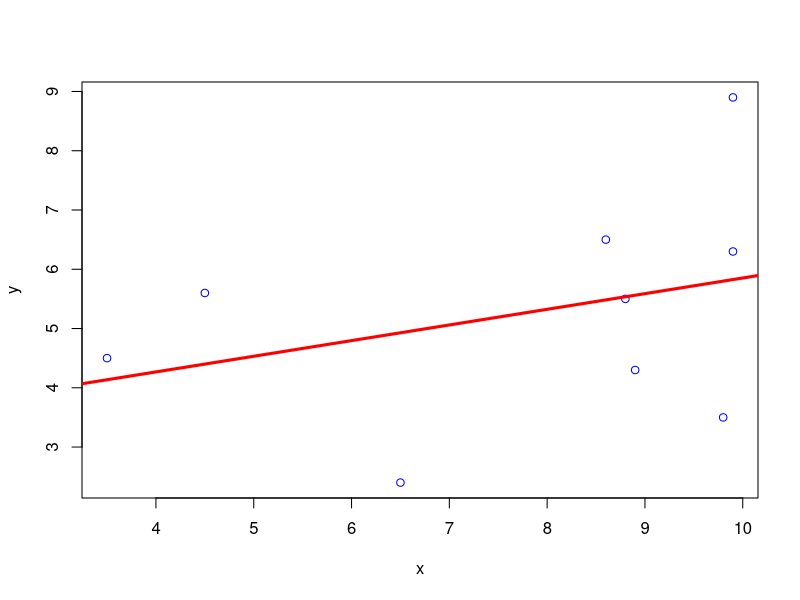
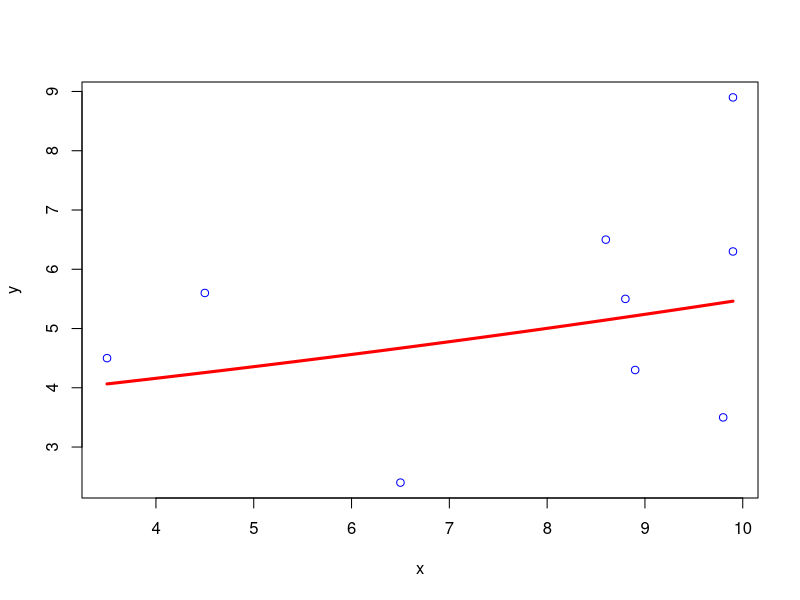
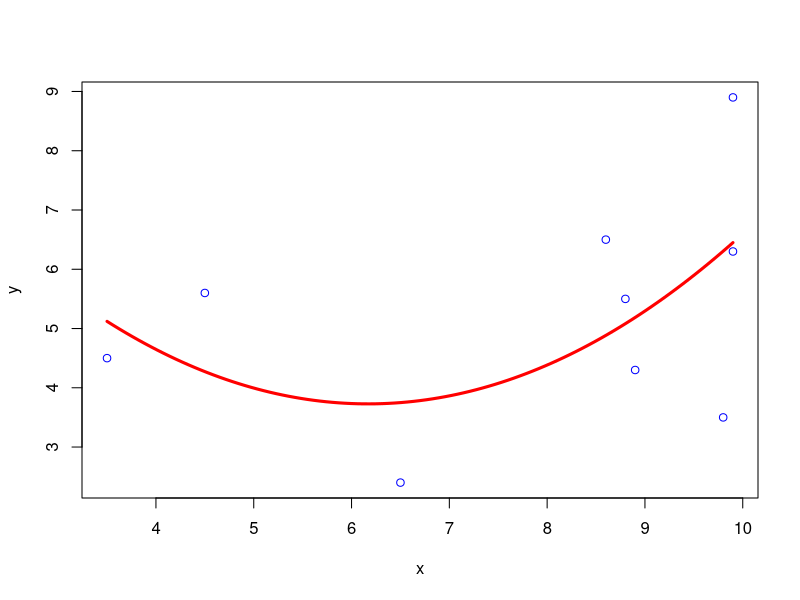

The R script that drew these images, in order:
x <- c(3.5,8.6,9.9,4.5,6.5,9.9,8.9,9.8,8.8)
y <- c(4.5,6.5,6.3,5.6,2.4,8.9,4.3,3.5,5.5)
n <- length(x)

## Modelo lineal
mod.lin <- lm(y ~ x); mod.lin;
summary(mod.lin)
## Coeficiente "a" del modelo lineal Y=a+b*x;
a <- mod.lin$coefficients[[1]];a;
## Coeficiente "b" del modelo lineal Y=a+b*x;
b <- mod.lin$coefficients[[2]];b;
cov(x,y) ## Covarianza;
cor <- cor(x,y) ## Coeficiente de correlacion lineal;
R2 <- cor^2; R2
DesStaRes <- sqrt(sum((y - (a+b*x))^2)/(n-2)); DesStaRes;# Residual var
plot(x, y, col="blue");
abline(a, b, col="red", lwd="3");

## Modelo Exponencial y = a*(b^X)
logy <- log(y)
mod.exp <- lm(logy ~ x); mod.exp;
summary(mod.exp)
## Coeficiente "a" del modelo exp Y=a*(b^X);
a <- exp(mod.exp$coefficients[[1]]);a;
## Coeficiente "b" del modelo exp Y=a*(b^X);;
b <- exp(mod.exp$coefficients[[2]]);b;
cov(x,logy) ## Covarianza;
cor <- cor(x,logy) ## Coeficiente de correlacion lineal;
R2 <- cor^2; R2
DesStaRes <- sqrt(sum((y - (a*(b^x)))^2)/(n-2)); DesStaRes;# Residual var
plot(x,y, col="blue");
curve(a*(b^x), col="red", add=TRUE, lwd="3");

## Modelo parabolico y = a+bx+cX2
mod.par <- lm(y ~ x + I(x^2)); mod.par;
summary(mod.par)
## Coeficiente "a" del modelo y = a+bx+cX2;
a <- mod.par$coefficients[[1]];a;
## Coeficiente "b" del modelo y = a+bx+cX2;
b <- mod.par$coefficients[[2]];b;
## Coeficiente "c" del modelo y = a+bx+cX2
c <- mod.par$coefficients[[3]];c;
DesStaRes <- sqrt(sum((y - (a+b*x+c*x^2))^2)/(n-3)); DesStaRes;# Residual var
plot(x,y, col="blue");
curve(a+b*x+c*x^2, col="red", add=TRUE, lwd="3");

